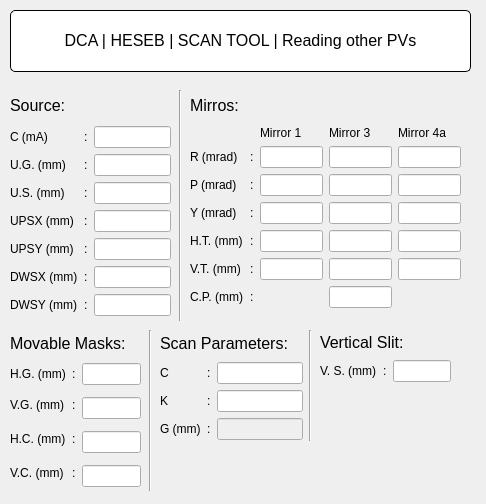
<?xml version="1.0" encoding="UTF-8"?>
<ui version="4.0">
 <class>moreVar</class>
 <widget class="QDialog" name="moreVar">
  <property name="geometry">
   <rect>
    <x>0</x>
    <y>0</y>
    <width>486</width>
    <height>504</height>
   </rect>
  </property>
  <property name="minimumSize">
   <size>
    <width>486</width>
    <height>504</height>
   </size>
  </property>
  <property name="maximumSize">
   <size>
    <width>486</width>
    <height>504</height>
   </size>
  </property>
  <property name="windowTitle">
   <string>BL Parameters</string>
  </property>
  <widget class="QLabel" name="lblTitle_4">
   <property name="geometry">
    <rect>
     <x>10</x>
     <y>10</y>
     <width>461</width>
     <height>62</height>
    </rect>
   </property>
   <property name="sizePolicy">
    <sizepolicy hsizetype="Minimum" vsizetype="Minimum">
     <horstretch>0</horstretch>
     <verstretch>0</verstretch>
    </sizepolicy>
   </property>
   <property name="font">
    <font>
     <pointsize>12</pointsize>
    </font>
   </property>
   <property name="styleSheet">
    <string notr="true">background-color: rgb(255, 255, 255);
border: 1px solid black;
border-radius: 5px;
margin-top: 0.5em;
subcontrol-origin: margin;
left: 10px;
padding: 0 3px 0 3px;</string>
   </property>
   <property name="text">
    <string>&lt;html&gt;&lt;head/&gt;&lt;body&gt;&lt;p&gt;DCA | HESEB | SCAN TOOL | Reading other PVs&lt;/p&gt;&lt;/body&gt;&lt;/html&gt;</string>
   </property>
   <property name="alignment">
    <set>Qt::AlignCenter</set>
   </property>
   <property name="margin">
    <number>11</number>
   </property>
  </widget>
  <widget class="Line" name="line_2">
   <property name="geometry">
    <rect>
     <x>170</x>
     <y>90</y>
     <width>20</width>
     <height>231</height>
    </rect>
   </property>
   <property name="orientation">
    <enum>Qt::Vertical</enum>
   </property>
  </widget>
  <widget class="QWidget" name="layoutWidget">
   <property name="geometry">
    <rect>
     <x>10</x>
     <y>330</y>
     <width>131</width>
     <height>157</height>
    </rect>
   </property>
   <layout class="QVBoxLayout" name="verticalLayout_6">
    <item>
     <widget class="QLabel" name="label_10">
      <property name="font">
       <font>
        <pointsize>12</pointsize>
       </font>
      </property>
      <property name="text">
       <string>Movable Masks:</string>
      </property>
     </widget>
    </item>
    <item>
     <layout class="QGridLayout" name="gridLayout_5">
      <item row="0" column="0">
       <widget class="QLabel" name="label_11">
        <property name="text">
         <string>H.G. (mm)</string>
        </property>
       </widget>
      </item>
      <item row="0" column="1">
       <widget class="QLabel" name="label_12">
        <property name="text">
         <string>:</string>
        </property>
       </widget>
      </item>
      <item row="0" column="2">
       <widget class="QELineEdit" name="qelineedit_5">
        <property name="enabled">
         <bool>true</bool>
        </property>
        <property name="autoFillBackground">
         <bool>false</bool>
        </property>
        <property name="variable" stdset="0">
         <string>I11FE-MM:getXGap</string>
        </property>
       </widget>
      </item>
      <item row="1" column="0" rowspan="2">
       <widget class="QLabel" name="label_13">
        <property name="text">
         <string>V.G. (mm)</string>
        </property>
       </widget>
      </item>
      <item row="1" column="1" rowspan="2" colspan="2">
       <widget class="QLabel" name="label_14">
        <property name="text">
         <string>:</string>
        </property>
       </widget>
      </item>
      <item row="2" column="2">
       <widget class="QELineEdit" name="qelineedit_6">
        <property name="enabled">
         <bool>true</bool>
        </property>
        <property name="autoFillBackground">
         <bool>false</bool>
        </property>
        <property name="variable" stdset="0">
         <string>I11FE-MM:getYGap</string>
        </property>
       </widget>
      </item>
      <item row="3" column="0" rowspan="2">
       <widget class="QLabel" name="label_15">
        <property name="text">
         <string>H.C. (mm)</string>
        </property>
       </widget>
      </item>
      <item row="3" column="1" rowspan="2" colspan="2">
       <widget class="QLabel" name="label_16">
        <property name="text">
         <string>:</string>
        </property>
       </widget>
      </item>
      <item row="4" column="2">
       <widget class="QELineEdit" name="qelineedit_7">
        <property name="enabled">
         <bool>true</bool>
        </property>
        <property name="autoFillBackground">
         <bool>false</bool>
        </property>
        <property name="variable" stdset="0">
         <string>I11FE-MM:getXCenter</string>
        </property>
       </widget>
      </item>
      <item row="5" column="0" rowspan="2">
       <widget class="QLabel" name="label_17">
        <property name="text">
         <string>V.C. (mm)</string>
        </property>
       </widget>
      </item>
      <item row="5" column="1" rowspan="2" colspan="2">
       <widget class="QLabel" name="label_18">
        <property name="text">
         <string>:</string>
        </property>
       </widget>
      </item>
      <item row="6" column="2">
       <widget class="QELineEdit" name="qelineedit_8">
        <property name="enabled">
         <bool>true</bool>
        </property>
        <property name="autoFillBackground">
         <bool>false</bool>
        </property>
        <property name="variable" stdset="0">
         <string>I11FE-MM:getYCenter</string>
        </property>
       </widget>
      </item>
     </layout>
    </item>
   </layout>
  </widget>
  <widget class="Line" name="line_4">
   <property name="geometry">
    <rect>
     <x>300</x>
     <y>330</y>
     <width>20</width>
     <height>111</height>
    </rect>
   </property>
   <property name="orientation">
    <enum>Qt::Vertical</enum>
   </property>
  </widget>
  <widget class="QWidget" name="layoutWidget_2">
   <property name="geometry">
    <rect>
     <x>320</x>
     <y>330</y>
     <width>131</width>
     <height>52</height>
    </rect>
   </property>
   <layout class="QVBoxLayout" name="verticalLayout_7">
    <item>
     <widget class="QLabel" name="label_65">
      <property name="font">
       <font>
        <pointsize>12</pointsize>
       </font>
      </property>
      <property name="text">
       <string>Vertical Slit:</string>
      </property>
     </widget>
    </item>
    <item>
     <layout class="QGridLayout" name="gridLayout_7">
      <item row="0" column="0">
       <widget class="QLabel" name="label_60">
        <property name="text">
         <string>V. S. (mm)</string>
        </property>
       </widget>
      </item>
      <item row="0" column="2">
       <widget class="QELineEdit" name="qelineedit_29">
        <property name="enabled">
         <bool>true</bool>
        </property>
        <property name="autoFillBackground">
         <bool>false</bool>
        </property>
        <property name="variable" stdset="0">
         <string>I11OH-PGM:M3:getSlitSize</string>
        </property>
        <property name="precision">
         <number>3</number>
        </property>
        <property name="useDbPrecision">
         <bool>false</bool>
        </property>
       </widget>
      </item>
      <item row="0" column="1">
       <widget class="QLabel" name="label_61">
        <property name="text">
         <string>:</string>
        </property>
       </widget>
      </item>
     </layout>
    </item>
   </layout>
  </widget>
  <widget class="QWidget" name="layoutWidget_3">
   <property name="geometry">
    <rect>
     <x>190</x>
     <y>90</y>
     <width>271</width>
     <height>218</height>
    </rect>
   </property>
   <layout class="QVBoxLayout" name="verticalLayout_8">
    <item>
     <widget class="QLabel" name="label_89">
      <property name="font">
       <font>
        <pointsize>12</pointsize>
       </font>
      </property>
      <property name="text">
       <string>Mirros:</string>
      </property>
     </widget>
    </item>
    <item>
     <layout class="QGridLayout" name="gridLayout_9">
      <item row="5" column="0">
       <widget class="QLabel" name="label_83">
        <property name="text">
         <string>V.T. (mm)</string>
        </property>
       </widget>
      </item>
      <item row="1" column="4">
       <widget class="QELineEdit" name="qelineedit_50">
        <property name="enabled">
         <bool>true</bool>
        </property>
        <property name="autoFillBackground">
         <bool>false</bool>
        </property>
        <property name="variable" stdset="0">
         <string>I11OH-M4:getRoll</string>
        </property>
        <property name="precision">
         <number>3</number>
        </property>
        <property name="useDbPrecision">
         <bool>false</bool>
        </property>
       </widget>
      </item>
      <item row="1" column="2">
       <widget class="QELineEdit" name="qelineedit_30">
        <property name="enabled">
         <bool>true</bool>
        </property>
        <property name="autoFillBackground">
         <bool>false</bool>
        </property>
        <property name="variable" stdset="0">
         <string>I11FE-M1:getRoll</string>
        </property>
        <property name="precision">
         <number>3</number>
        </property>
        <property name="useDbPrecision">
         <bool>false</bool>
        </property>
       </widget>
      </item>
      <item row="4" column="3">
       <widget class="QELineEdit" name="qelineedit_44">
        <property name="enabled">
         <bool>true</bool>
        </property>
        <property name="autoFillBackground">
         <bool>false</bool>
        </property>
        <property name="variable" stdset="0">
         <string>I11OH-M3:getHorizontal</string>
        </property>
        <property name="precision">
         <number>3</number>
        </property>
        <property name="useDbPrecision">
         <bool>false</bool>
        </property>
       </widget>
      </item>
      <item row="1" column="0">
       <widget class="QLabel" name="label_63">
        <property name="text">
         <string>R (mrad)</string>
        </property>
       </widget>
      </item>
      <item row="5" column="2">
       <widget class="QELineEdit" name="qelineedit_51">
        <property name="enabled">
         <bool>true</bool>
        </property>
        <property name="autoFillBackground">
         <bool>false</bool>
        </property>
        <property name="variable" stdset="0">
         <string>I11FE-M1:getVertical</string>
        </property>
        <property name="precision">
         <number>3</number>
        </property>
        <property name="useDbPrecision">
         <bool>false</bool>
        </property>
       </widget>
      </item>
      <item row="1" column="3">
       <widget class="QELineEdit" name="qelineedit_52">
        <property name="enabled">
         <bool>true</bool>
        </property>
        <property name="autoFillBackground">
         <bool>false</bool>
        </property>
        <property name="variable" stdset="0">
         <string>I11OH-M3:getRoll</string>
        </property>
        <property name="precision">
         <number>3</number>
        </property>
        <property name="useDbPrecision">
         <bool>false</bool>
        </property>
       </widget>
      </item>
      <item row="2" column="2">
       <widget class="QELineEdit" name="qelineedit_53">
        <property name="enabled">
         <bool>true</bool>
        </property>
        <property name="autoFillBackground">
         <bool>false</bool>
        </property>
        <property name="variable" stdset="0">
         <string>I11FE-M1:getPitch</string>
        </property>
        <property name="precision">
         <number>3</number>
        </property>
        <property name="useDbPrecision">
         <bool>false</bool>
        </property>
       </widget>
      </item>
      <item row="3" column="1">
       <widget class="QLabel" name="label_90">
        <property name="text">
         <string>:</string>
        </property>
       </widget>
      </item>
      <item row="5" column="4">
       <widget class="QELineEdit" name="qelineedit_54">
        <property name="enabled">
         <bool>true</bool>
        </property>
        <property name="autoFillBackground">
         <bool>false</bool>
        </property>
        <property name="variable" stdset="0">
         <string>I11OH-M4:getVertical</string>
        </property>
        <property name="precision">
         <number>3</number>
        </property>
        <property name="useDbPrecision">
         <bool>false</bool>
        </property>
       </widget>
      </item>
      <item row="3" column="2">
       <widget class="QELineEdit" name="qelineedit_55">
        <property name="enabled">
         <bool>true</bool>
        </property>
        <property name="autoFillBackground">
         <bool>false</bool>
        </property>
        <property name="variable" stdset="0">
         <string>I11FE-M1:getYaw</string>
        </property>
        <property name="precision">
         <number>3</number>
        </property>
        <property name="useDbPrecision">
         <bool>false</bool>
        </property>
       </widget>
      </item>
      <item row="5" column="1">
       <widget class="QLabel" name="label_91">
        <property name="text">
         <string>:</string>
        </property>
       </widget>
      </item>
      <item row="5" column="3">
       <widget class="QELineEdit" name="qelineedit_56">
        <property name="enabled">
         <bool>true</bool>
        </property>
        <property name="autoFillBackground">
         <bool>false</bool>
        </property>
        <property name="variable" stdset="0">
         <string>I11OH-M3:getVertical</string>
        </property>
        <property name="precision">
         <number>3</number>
        </property>
        <property name="useDbPrecision">
         <bool>false</bool>
        </property>
       </widget>
      </item>
      <item row="1" column="1">
       <widget class="QLabel" name="label_69">
        <property name="text">
         <string>:</string>
        </property>
       </widget>
      </item>
      <item row="3" column="3">
       <widget class="QELineEdit" name="qelineedit_57">
        <property name="enabled">
         <bool>true</bool>
        </property>
        <property name="autoFillBackground">
         <bool>false</bool>
        </property>
        <property name="variable" stdset="0">
         <string>I11OH-M3:getYaw</string>
        </property>
        <property name="precision">
         <number>3</number>
        </property>
        <property name="useDbPrecision">
         <bool>false</bool>
        </property>
       </widget>
      </item>
      <item row="2" column="0">
       <widget class="QLabel" name="label_75">
        <property name="text">
         <string>P (mrad)</string>
        </property>
       </widget>
      </item>
      <item row="2" column="4">
       <widget class="QELineEdit" name="qelineedit_58">
        <property name="enabled">
         <bool>true</bool>
        </property>
        <property name="autoFillBackground">
         <bool>false</bool>
        </property>
        <property name="variable" stdset="0">
         <string>I11OH-M4:getPitch</string>
        </property>
        <property name="precision">
         <number>3</number>
        </property>
        <property name="useDbPrecision">
         <bool>false</bool>
        </property>
       </widget>
      </item>
      <item row="0" column="4">
       <widget class="QLabel" name="label_92">
        <property name="text">
         <string>Mirror 4a</string>
        </property>
       </widget>
      </item>
      <item row="0" column="3">
       <widget class="QLabel" name="label_93">
        <property name="text">
         <string>Mirror 3</string>
        </property>
       </widget>
      </item>
      <item row="6" column="3">
       <widget class="QELineEdit" name="qelineedit_59">
        <property name="enabled">
         <bool>true</bool>
        </property>
        <property name="autoFillBackground">
         <bool>false</bool>
        </property>
        <property name="variable" stdset="0">
         <string>I11R1-MO-MC3:OH-M3-STP-SWX.RBV</string>
        </property>
        <property name="precision">
         <number>3</number>
        </property>
        <property name="useDbPrecision">
         <bool>false</bool>
        </property>
        <property name="leadingZero">
         <bool>true</bool>
        </property>
       </widget>
      </item>
      <item row="0" column="2">
       <widget class="QLabel" name="label_94">
        <property name="text">
         <string>Mirror 1</string>
        </property>
       </widget>
      </item>
      <item row="4" column="1">
       <widget class="QLabel" name="label_95">
        <property name="text">
         <string>:</string>
        </property>
       </widget>
      </item>
      <item row="4" column="0">
       <widget class="QLabel" name="label_96">
        <property name="text">
         <string>H.T. (mm)</string>
        </property>
       </widget>
      </item>
      <item row="4" column="2">
       <widget class="QELineEdit" name="qelineedit_60">
        <property name="enabled">
         <bool>true</bool>
        </property>
        <property name="autoFillBackground">
         <bool>false</bool>
        </property>
        <property name="variable" stdset="0">
         <string>I11FE-M1:getHorizontal</string>
        </property>
        <property name="precision">
         <number>3</number>
        </property>
        <property name="useDbPrecision">
         <bool>false</bool>
        </property>
       </widget>
      </item>
      <item row="2" column="1">
       <widget class="QLabel" name="label_97">
        <property name="text">
         <string>:</string>
        </property>
       </widget>
      </item>
      <item row="6" column="0">
       <widget class="QLabel" name="label_98">
        <property name="text">
         <string>C.P. (mm)</string>
        </property>
       </widget>
      </item>
      <item row="2" column="3">
       <widget class="QELineEdit" name="qelineedit_61">
        <property name="enabled">
         <bool>true</bool>
        </property>
        <property name="autoFillBackground">
         <bool>false</bool>
        </property>
        <property name="variable" stdset="0">
         <string>I11OH-M3:getPitch</string>
        </property>
        <property name="precision">
         <number>3</number>
        </property>
        <property name="useDbPrecision">
         <bool>false</bool>
        </property>
       </widget>
      </item>
      <item row="3" column="4">
       <widget class="QELineEdit" name="qelineedit_62">
        <property name="enabled">
         <bool>true</bool>
        </property>
        <property name="autoFillBackground">
         <bool>false</bool>
        </property>
        <property name="variable" stdset="0">
         <string>I11OH-M4:getYaw</string>
        </property>
        <property name="precision">
         <number>3</number>
        </property>
        <property name="useDbPrecision">
         <bool>false</bool>
        </property>
       </widget>
      </item>
      <item row="3" column="0">
       <widget class="QLabel" name="label_99">
        <property name="text">
         <string>Y (mrad)</string>
        </property>
       </widget>
      </item>
      <item row="4" column="4">
       <widget class="QELineEdit" name="qelineedit_63">
        <property name="enabled">
         <bool>true</bool>
        </property>
        <property name="autoFillBackground">
         <bool>false</bool>
        </property>
        <property name="variable" stdset="0">
         <string>I11OH-M4:getHorizontal</string>
        </property>
        <property name="precision">
         <number>3</number>
        </property>
        <property name="useDbPrecision">
         <bool>false</bool>
        </property>
       </widget>
      </item>
      <item row="6" column="1">
       <widget class="QLabel" name="label_100">
        <property name="text">
         <string>:</string>
        </property>
       </widget>
      </item>
     </layout>
    </item>
   </layout>
  </widget>
  <widget class="QWidget" name="layoutWidget_4">
   <property name="geometry">
    <rect>
     <x>160</x>
     <y>330</y>
     <width>143</width>
     <height>110</height>
    </rect>
   </property>
   <layout class="QVBoxLayout" name="verticalLayout_9">
    <item>
     <widget class="QLabel" name="label_47">
      <property name="font">
       <font>
        <pointsize>12</pointsize>
       </font>
      </property>
      <property name="text">
       <string>Scan Parameters:</string>
      </property>
     </widget>
    </item>
    <item>
     <layout class="QGridLayout" name="gridLayout_10">
      <item row="0" column="0">
       <widget class="QLabel" name="label_42">
        <property name="text">
         <string>C</string>
        </property>
       </widget>
      </item>
      <item row="0" column="1">
       <widget class="QLabel" name="label_43">
        <property name="text">
         <string>:</string>
        </property>
       </widget>
      </item>
      <item row="1" column="0">
       <widget class="QLabel" name="label_44">
        <property name="text">
         <string>K</string>
        </property>
       </widget>
      </item>
      <item row="2" column="0">
       <widget class="QLabel" name="label_45">
        <property name="text">
         <string>G (mm)</string>
        </property>
       </widget>
      </item>
      <item row="2" column="1">
       <widget class="QLabel" name="label_48">
        <property name="text">
         <string>:</string>
        </property>
       </widget>
      </item>
      <item row="1" column="1">
       <widget class="QLabel" name="label_49">
        <property name="text">
         <string>:</string>
        </property>
       </widget>
      </item>
      <item row="1" column="2">
       <widget class="QELineEdit" name="qelineedit_20">
        <property name="enabled">
         <bool>true</bool>
        </property>
        <property name="autoFillBackground">
         <bool>false</bool>
        </property>
        <property name="variable" stdset="0">
         <string>I11OH-PGM:DiffractionOrder</string>
        </property>
       </widget>
      </item>
      <item row="0" column="2">
       <widget class="QELineEdit" name="qelineedit_21">
        <property name="enabled">
         <bool>true</bool>
        </property>
        <property name="autoFillBackground">
         <bool>false</bool>
        </property>
        <property name="variable" stdset="0">
         <string>I11OH-PGM:getMagnificationMagnitude</string>
        </property>
       </widget>
      </item>
      <item row="2" column="2">
       <widget class="QELineEdit" name="qelineedit_22">
        <property name="enabled">
         <bool>false</bool>
        </property>
        <property name="autoFillBackground">
         <bool>false</bool>
        </property>
        <property name="variable" stdset="0">
         <string/>
        </property>
       </widget>
      </item>
     </layout>
    </item>
   </layout>
  </widget>
  <widget class="QWidget" name="layoutWidget_5">
   <property name="geometry">
    <rect>
     <x>10</x>
     <y>90</y>
     <width>161</width>
     <height>226</height>
    </rect>
   </property>
   <layout class="QVBoxLayout" name="verticalLayout_10">
    <item>
     <widget class="QLabel" name="label_50">
      <property name="font">
       <font>
        <pointsize>12</pointsize>
       </font>
      </property>
      <property name="text">
       <string>Source:</string>
      </property>
     </widget>
    </item>
    <item>
     <layout class="QGridLayout" name="gridLayout_11">
      <item row="5" column="2">
       <widget class="QELineEdit" name="qelineedit_23">
        <property name="enabled">
         <bool>true</bool>
        </property>
        <property name="autoFillBackground">
         <bool>false</bool>
        </property>
        <property name="variable" stdset="0">
         <string>SR-DI-LBR9-bpm1:getSlowAcquisitionXScale</string>
        </property>
        <property name="precision">
         <number>3</number>
        </property>
        <property name="useDbPrecision">
         <bool>false</bool>
        </property>
       </widget>
      </item>
      <item row="2" column="2">
       <widget class="QELineEdit" name="qelineedit_24">
        <property name="enabled">
         <bool>true</bool>
        </property>
        <property name="autoFillBackground">
         <bool>false</bool>
        </property>
        <property name="variable" stdset="0">
         <string>ID11:getShift</string>
        </property>
        <property name="precision">
         <number>3</number>
        </property>
        <property name="useDbPrecision">
         <bool>false</bool>
        </property>
       </widget>
      </item>
      <item row="4" column="1">
       <widget class="QLabel" name="label_51">
        <property name="text">
         <string>:</string>
        </property>
       </widget>
      </item>
      <item row="1" column="0">
       <widget class="QLabel" name="label_52">
        <property name="text">
         <string>U.G. (mm)</string>
        </property>
       </widget>
      </item>
      <item row="1" column="2">
       <widget class="QELineEdit" name="qelineedit_25">
        <property name="enabled">
         <bool>true</bool>
        </property>
        <property name="autoFillBackground">
         <bool>false</bool>
        </property>
        <property name="variable" stdset="0">
         <string>ID11:getGap</string>
        </property>
        <property name="precision">
         <number>3</number>
        </property>
        <property name="useDbPrecision">
         <bool>false</bool>
        </property>
       </widget>
      </item>
      <item row="5" column="1">
       <widget class="QLabel" name="label_53">
        <property name="text">
         <string>:</string>
        </property>
       </widget>
      </item>
      <item row="2" column="1">
       <widget class="QLabel" name="label_54">
        <property name="text">
         <string>:</string>
        </property>
       </widget>
      </item>
      <item row="4" column="2">
       <widget class="QELineEdit" name="qelineedit_26">
        <property name="enabled">
         <bool>true</bool>
        </property>
        <property name="autoFillBackground">
         <bool>false</bool>
        </property>
        <property name="variable" stdset="0">
         <string>SR-DI-LBR8-bpm4:getSlowAcquisitionYScale</string>
        </property>
        <property name="precision">
         <number>3</number>
        </property>
        <property name="useDbPrecision">
         <bool>false</bool>
        </property>
       </widget>
      </item>
      <item row="1" column="1">
       <widget class="QLabel" name="label_55">
        <property name="text">
         <string>:</string>
        </property>
       </widget>
      </item>
      <item row="0" column="1">
       <widget class="QLabel" name="label_56">
        <property name="text">
         <string>:</string>
        </property>
       </widget>
      </item>
      <item row="0" column="0">
       <widget class="QLabel" name="label_57">
        <property name="text">
         <string>C (mA)</string>
        </property>
       </widget>
      </item>
      <item row="0" column="2">
       <widget class="QELineEdit" name="qelineedit_31">
        <property name="enabled">
         <bool>true</bool>
        </property>
        <property name="autoFillBackground">
         <bool>false</bool>
        </property>
        <property name="variable" stdset="0">
         <string>SRC01-DI-DCCT1:getDcctCurrent</string>
        </property>
        <property name="precision">
         <number>2</number>
        </property>
        <property name="useDbPrecision">
         <bool>false</bool>
        </property>
       </widget>
      </item>
      <item row="5" column="0">
       <widget class="QLabel" name="label_66">
        <property name="text">
         <string>DWSX (mm)</string>
        </property>
       </widget>
      </item>
      <item row="2" column="0">
       <widget class="QLabel" name="label_67">
        <property name="text">
         <string>U.S. (mm)</string>
        </property>
       </widget>
      </item>
      <item row="3" column="2">
       <widget class="QELineEdit" name="qelineedit_32">
        <property name="enabled">
         <bool>true</bool>
        </property>
        <property name="autoFillBackground">
         <bool>false</bool>
        </property>
        <property name="variable" stdset="0">
         <string>SR-DI-LBR8-bpm4:getSlowAcquisitionXScale</string>
        </property>
        <property name="precision">
         <number>3</number>
        </property>
        <property name="useDbPrecision">
         <bool>false</bool>
        </property>
       </widget>
      </item>
      <item row="3" column="1">
       <widget class="QLabel" name="label_70">
        <property name="text">
         <string>:</string>
        </property>
       </widget>
      </item>
      <item row="4" column="0">
       <widget class="QLabel" name="label_71">
        <property name="text">
         <string>UPSY (mm)</string>
        </property>
       </widget>
      </item>
      <item row="3" column="0">
       <widget class="QLabel" name="label_72">
        <property name="text">
         <string>UPSX (mm)</string>
        </property>
       </widget>
      </item>
      <item row="6" column="0">
       <widget class="QLabel" name="label_101">
        <property name="text">
         <string>DWSY (mm)</string>
        </property>
       </widget>
      </item>
      <item row="6" column="1">
       <widget class="QLabel" name="label_102">
        <property name="text">
         <string>:</string>
        </property>
       </widget>
      </item>
      <item row="6" column="2">
       <widget class="QELineEdit" name="qelineedit_33">
        <property name="enabled">
         <bool>true</bool>
        </property>
        <property name="autoFillBackground">
         <bool>false</bool>
        </property>
        <property name="variable" stdset="0">
         <string>SR-DI-LBR9-bpm1:getSlowAcquisitionYScale</string>
        </property>
        <property name="precision">
         <number>3</number>
        </property>
        <property name="useDbPrecision">
         <bool>false</bool>
        </property>
       </widget>
      </item>
     </layout>
    </item>
   </layout>
  </widget>
  <widget class="Line" name="line_3">
   <property name="geometry">
    <rect>
     <x>140</x>
     <y>330</y>
     <width>20</width>
     <height>161</height>
    </rect>
   </property>
   <property name="orientation">
    <enum>Qt::Vertical</enum>
   </property>
  </widget>
 </widget>
 <customwidgets>
  <customwidget>
   <class>QELineEdit</class>
   <extends>QLineEdit</extends>
   <header>QELineEdit.h</header>
  </customwidget>
 </customwidgets>
 <resources/>
 <connections/>
</ui>
